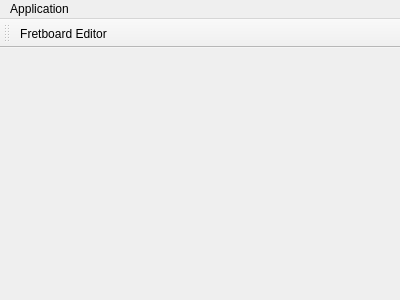
<?xml version="1.0" encoding="UTF-8"?>
<ui version="4.0">
 <class>MainWindow</class>
 <widget class="QMainWindow" name="MainWindow">
  <property name="geometry">
   <rect>
    <x>0</x>
    <y>0</y>
    <width>400</width>
    <height>300</height>
   </rect>
  </property>
  <property name="windowTitle">
   <string>MainWindow</string>
  </property>
  <widget class="QWidget" name="centralWidget"/>
  <widget class="QMenuBar" name="menuBar">
   <property name="geometry">
    <rect>
     <x>0</x>
     <y>0</y>
     <width>400</width>
     <height>26</height>
    </rect>
   </property>
   <widget class="QMenu" name="menuApplication">
    <property name="title">
     <string>Application</string>
    </property>
    <addaction name="editorAct"/>
    <addaction name="quitAct"/>
   </widget>
   <addaction name="menuApplication"/>
  </widget>
  <widget class="QToolBar" name="mainToolBar">
   <attribute name="toolBarArea">
    <enum>TopToolBarArea</enum>
   </attribute>
   <attribute name="toolBarBreak">
    <bool>false</bool>
   </attribute>
   <addaction name="editorAct"/>
  </widget>
  <action name="editorAct">
   <property name="checkable">
    <bool>true</bool>
   </property>
   <property name="icon">
    <iconset resource="resources.qrc">
     <normaloff>:/images/edition.png</normaloff>:/images/edition.png</iconset>
   </property>
   <property name="text">
    <string>Fretboard Editor</string>
   </property>
   <property name="shortcut">
    <string>Ctrl+Shift+E</string>
   </property>
  </action>
  <action name="quitAct">
   <property name="text">
    <string>Quit</string>
   </property>
   <property name="shortcut">
    <string>Ctrl+Shift+Q</string>
   </property>
  </action>
 </widget>
 <layoutdefault spacing="6" margin="11"/>
 <resources>
  <include location="resources.qrc"/>
 </resources>
 <connections>
  <connection>
   <sender>editorAct</sender>
   <signal>triggered()</signal>
   <receiver>MainWindow</receiver>
   <slot>startEdition()</slot>
   <hints>
    <hint type="sourcelabel">
     <x>-1</x>
     <y>-1</y>
    </hint>
    <hint type="destinationlabel">
     <x>199</x>
     <y>149</y>
    </hint>
   </hints>
  </connection>
  <connection>
   <sender>quitAct</sender>
   <signal>triggered()</signal>
   <receiver>MainWindow</receiver>
   <slot>quitApplication()</slot>
   <hints>
    <hint type="sourcelabel">
     <x>-1</x>
     <y>-1</y>
    </hint>
    <hint type="destinationlabel">
     <x>199</x>
     <y>149</y>
    </hint>
   </hints>
  </connection>
 </connections>
 <slots>
  <slot>startEdition()</slot>
  <slot>quitApplication()</slot>
 </slots>
</ui>
